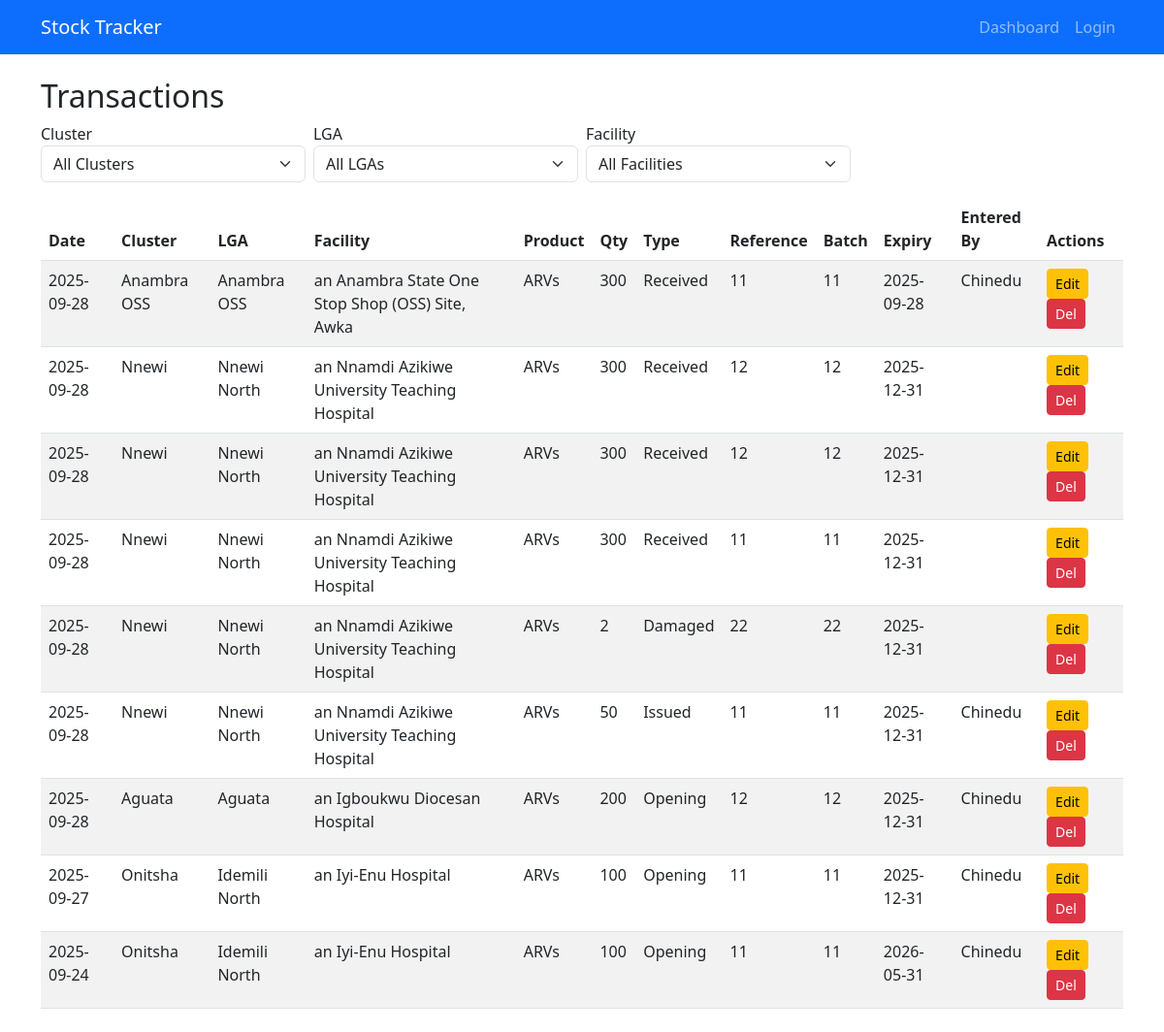
The app's page /transactions, older data.
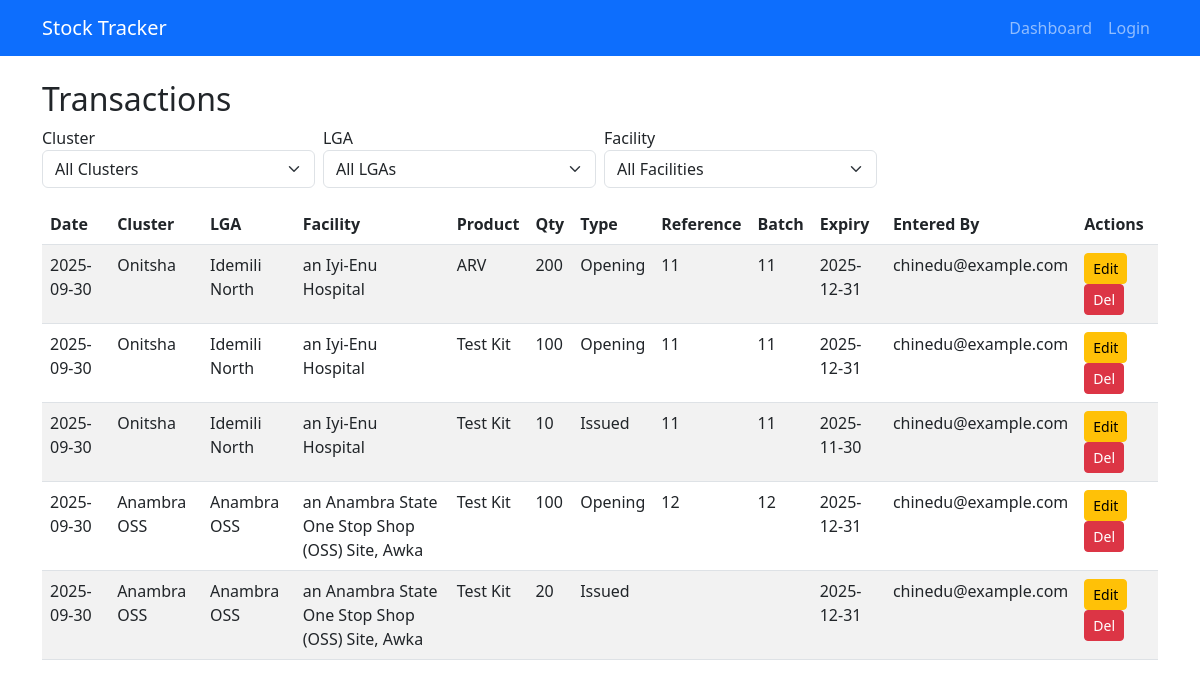
The same page, newer data.
### models.py (models this page shows, shortened)
class StockTransaction(db.Model):
    id = db.Column(db.Integer, primary_key=True)
    facility_id = db.Column(db.Integer, db.ForeignKey('facility.id'), nullable=False)
    product_id = db.Column(db.Integer, db.ForeignKey('product.id'), nullable=False)
    date = db.Column(db.Date, nullable=False, default=datetime.utcnow)
    quantity = db.Column(db.Integer, nullable=False)
    transaction_type = db.Column(db.String(20), nullable=False)
    reference_number = db.Column(db.String(50))
    batch_number = db.Column(db.String(50), nullable=True)
    expiry_date = db.Column(db.Date, nullable=True)
    entered_by = db.Column(db.String(120), nullable=True)  # audit field
    created_at = db.Column(db.DateTime, default=datetime.utcnow)

class Cluster(db.Model):
    id = db.Column(db.Integer, primary_key=True)
    name = db.Column(db.String(100), unique=True, nullable=False)
    lgas = db.relationship('LGA', backref='cluster', lazy=True)

class LGA(db.Model):
    id = db.Column(db.Integer, primary_key=True)
    name = db.Column(db.String(100), nullable=False)
    cluster_id = db.Column(db.Integer, db.ForeignKey('cluster.id'), nullable=False)
    facilities = db.relationship('Facility', backref='lga', lazy=True)

class Facility(db.Model):
    id = db.Column(db.Integer, primary_key=True)
    name = db.Column(db.String(150), nullable=False)
    lga_id = db.Column(db.Integer, db.ForeignKey('lga.id'), nullable=False)
    facility_products = db.relationship('FacilityProduct', backref='facility', lazy=True)
    transactions = db.relationship('StockTransaction', backref='facility', lazy=True)

class Product(db.Model):
    id = db.Column(db.Integer, primary_key=True)
    name = db.Column(db.String(120), nullable=False)
    unit = db.Column(db.String(30))
    facility_products = db.relationship('FacilityProduct', backref='product', lazy=True)
    transactions = db.relationship('StockTransaction', backref='product', lazy=True)

### app.py (the view)
@app.route('/transactions')
def transactions():
    cluster_id = request.args.get('cluster')
    lga_id = request.args.get('lga')
    facility_id = request.args.get('facility')
    query = db.session.query(
        StockTransaction.id,
        StockTransaction.date,
        StockTransaction.quantity,
        StockTransaction.transaction_type,
        StockTransaction.reference_number,
        StockTransaction.batch_number,
        StockTransaction.expiry_date,
        StockTransaction.entered_by,
        Facility.id.label('facility_id'),
        Facility.name.label('facility'),
        LGA.id.label('lga_id'),
        LGA.name.label('lga'),
        Cluster.id.label('cluster_id'),
        Cluster.name.label('cluster'),
        Product.name.label('product')
    ).join(Facility, StockTransaction.facility_id == Facility.id) \
     .join(LGA, Facility.lga_id == LGA.id) \
     .join(Cluster, LGA.cluster_id == Cluster.id) \
     .join(Product, StockTransaction.product_id == Product.id)
    if cluster_id:
        query = query.filter(LGA.cluster_id == cluster_id)
    if lga_id:
        query = query.filter(Facility.lga_id == lga_id)
    if facility_id:
        query = query.filter(StockTransaction.facility_id == facility_id)
    transactions = query.order_by(StockTransaction.date.desc()).all()
    clusters = Cluster.query.order_by(Cluster.name).all()
    lgas = LGA.query.filter_by(cluster_id=cluster_id).order_by(LGA.name).all() if cluster_id else []
    facilities = Facility.query.filter_by(lga_id=lga_id).order_by(Facility.name).all() if lga_id else []
    return render_template(
        'transactions.html',
        transactions=transactions,
        clusters=clusters,
        lgas=lgas,
        facilities=facilities,
        selected_cluster=cluster_id,
        selected_lga=lga_id,
        selected_facility=facility_id
    )

### templates/transactions.html (shortened to what this page needs)
{% extends "base.html" %}
{% block content %}
<h2>Transactions</h2>
<form method="get" class="row g-2 mb-3">
  <div class="col-md-3">
    <label>Cluster</label>
    <select name="cluster" class="form-select" onchange="this.form.submit()">
      <option value="">All Clusters</option>
    </select>
  </div>
  <div class="col-md-3">
    <label>LGA</label>
    <select name="lga" class="form-select" onchange="this.form.submit()">
      <option value="">All LGAs</option>
    </select>
  </div>
  <div class="col-md-3">
    <label>Facility</label>
    <select name="facility" class="form-select" onchange="this.form.submit()">
      <option value="">All Facilities</option>
    </select>
  </div>
</form>
<table class="table table-striped">
  <thead>
    <tr>
      <th>Date</th>
      <th>Cluster</th>
      <th>LGA</th>
      <th>Facility</th>
      <th>Product</th>
      <th>Qty</th>
      <th>Type</th>
      <th>Reference</th>
      <th>Batch</th>
      <th>Expiry</th>
      <th>Entered By</th>
      <th>Actions</th>
    </tr>
  </thead>
  <tbody>
    {% for tx in transactions %}
    <tr>
      <td>{{ tx.date }}</td>
      <td>{{ tx.cluster }}</td>
      <td>{{ tx.lga }}</td>
      <td>{{ tx.facility }}</td>
      <td>{{ tx.product }}</td>
      <td>{{ tx.quantity }}</td>
      <td>{{ tx.transaction_type }}</td>
      <td>{{ tx.reference_number }}</td>
      <td>{{ tx.batch_number }}</td>
      <td>{{ tx.expiry_date }}</td>
      <td>{{ tx.entered_by }}</td>
      <td>
        <a href="{{ url_for('edit_transaction', id=tx.id) }}" class="btn btn-sm btn-warning">Edit</a>
        <form action="{{ url_for('delete_transaction', id=tx.id) }}" method="post" style="display:inline;"
              onsubmit="return confirm('Are you sure?');">
          <button type="submit" class="btn btn-sm btn-danger">Del</button>
        </form>
      </td>
    </tr>
    {% endfor %}
  </tbody>
</table>
{% endblock %}

### templates/base.html (shortened to what this page needs)
<!doctype html>
<html lang="en">
<head>
    <link rel="stylesheet" href="https://cdn.jsdelivr.net/npm/bootstrap@5.3.0/dist/css/bootstrap.min.css">
    <link rel="stylesheet" href="https://cdn.datatables.net/1.13.6/css/jquery.dataTables.min.css">
    <link rel="stylesheet" href="https://cdn.datatables.net/responsive/2.5.0/css/responsive.dataTables.min.css">
    <link rel="stylesheet" href="https://cdn.jsdelivr.net/npm/bootstrap-icons@1.10.5/font/bootstrap-icons.css">
</head>
<body>
  <nav class="navbar navbar-expand-lg navbar-dark bg-primary">
    <div class="container">
      <a class="navbar-brand" href="{{ url_for('index') }}">Stock Tracker</a>
      <div class="collapse navbar-collapse" id="navbarNav">
        <ul class="navbar-nav ms-auto">
          <li class="nav-item">
            <a class="nav-link {% if request.endpoint == 'dashboard.dashboard_home' %}active{% endif %}"
              href="{{ url_for('dashboard.dashboard_home') }}">Dashboard</a>
          </li>
          {% if current_user.is_authenticated %}
            <li class="nav-item">
              <a class="nav-link {% if request.endpoint == 'add_transaction' %}active{% endif %}"
                href="{{ url_for('add_transaction') }}">Make Update</a>
            </li>
            <li class="nav-item">
              <a class="nav-link {% if request.endpoint == 'transactions' %}active{% endif %}"
                href="{{ url_for('transactions') }}">Manage Updates</a>
            </li>
            <li class="nav-item">
              <a class="nav-link {% if request.endpoint == 'facility_soh' %}active{% endif %}"
                href="{{ url_for('facility_soh') }}">Facility SOH</a>
            </li>
            <li class="nav-item">
              <a class="nav-link {% if request.endpoint == 'report' %}active{% endif %}"
                href="{{ url_for('report') }}">Reports</a>
            </li>
            <li class="nav-item">
              <a class="nav-link {% if request.endpoint == 'admin.manage_data' %}active{% endif %}"
                href="{{ url_for('admin.manage_data') }}">Manage Data</a>
            </li>
            {% if current_user.role == 'super' %}
              <li class="nav-item dropdown">
                <a class="nav-link dropdown-toggle {% if 'auth' in request.endpoint %}active{% endif %}" href="#" role="button" data-bs-toggle="dropdown" aria-expanded="false">
                  Users
                </a>
                <ul class="dropdown-menu dropdown-menu-end">
                  <li><a class="dropdown-item" href="{{ url_for('auth.list_users') }}">Manage Users</a></li>
                  <li><a class="dropdown-item" href="{{ url_for('auth.add_user') }}">Add User</a></li>
                </ul>
              </li>
            {% endif %}
            <li class="nav-item">
              <a class="nav-link" href="{{ url_for('auth.logout') }}">Logout</a>
            </li>
          {% else %}
            <li class="nav-item">
              <a class="nav-link {% if request.endpoint == 'auth.login' %}active{% endif %}" href="{{ url_for('auth.login') }}">Login</a>
            </li>
          {% endif %}
        </ul>
      </div>
    </div>
  </nav>
  <main class="container my-4">
    {% block content %}{% endblock %}
  </main>
</body>
</html>

Row changes from the older to the newer data that the page shows:
removed StockTransaction: date "2025-09-28", cluster "Anambra OSS", lga "Anambra OSS", facility "an Anambra State One Stop Shop (OSS) Site, Awka", product "ARVs", quantity "300", transaction_type "Received", reference_number "11", batch_number "11", expiry_date "2025-09-28", entered_by "Chinedu"
removed StockTransaction: date "2025-09-28", cluster "Nnewi", lga "Nnewi North", facility "an Nnamdi Azikiwe University Teaching Hospital", product "ARVs", quantity "300", transaction_type "Received", reference_number "12", batch_number "12", expiry_date "2025-12-31"
removed StockTransaction: date "2025-09-28", cluster "Nnewi", lga "Nnewi North", facility "an Nnamdi Azikiwe University Teaching Hospital", product "ARVs", quantity "300", transaction_type "Received", reference_number "12", batch_number "12", expiry_date "2025-12-31"
removed StockTransaction: date "2025-09-28", cluster "Nnewi", lga "Nnewi North", facility "an Nnamdi Azikiwe University Teaching Hospital", product "ARVs", quantity "300", transaction_type "Received", reference_number "11", batch_number "11", expiry_date "2025-12-31"
removed StockTransaction: date "2025-09-28", cluster "Nnewi", lga "Nnewi North", facility "an Nnamdi Azikiwe University Teaching Hospital", product "ARVs", quantity "2", transaction_type "Damaged", reference_number "22", batch_number "22", expiry_date "2025-12-31"
removed StockTransaction: date "2025-09-28", cluster "Nnewi", lga "Nnewi North", facility "an Nnamdi Azikiwe University Teaching Hospital", product "ARVs", quantity "50", transaction_type "Issued", reference_number "11", batch_number "11", expiry_date "2025-12-31", entered_by "Chinedu"
removed StockTransaction: date "2025-09-28", cluster "Aguata", lga "Aguata", facility "an Igboukwu Diocesan Hospital", product "ARVs", quantity "200", transaction_type "Opening", reference_number "12", batch_number "12", expiry_date "2025-12-31", entered_by "Chinedu"
removed StockTransaction: date "2025-09-24", cluster "Onitsha", lga "Idemili North", facility "an Iyi-Enu Hospital", product "ARVs", quantity "100", transaction_type "Opening", reference_number "11", batch_number "11", expiry_date "2026-05-31", entered_by "Chinedu"
added StockTransaction: date "2025-09-30", cluster "Onitsha", lga "Idemili North", facility "an Iyi-Enu Hospital", product "ARV", quantity "200", transaction_type "Opening", reference_number "11", batch_number "11", expiry_date "2025-12-31", entered_by "chinedu@example.com"
changed StockTransaction (number 2 of 5 on the later page): date "2025-09-27" → "2025-09-30"; product "ARVs" → "Test Kit"; entered_by "Chinedu" → "chinedu@example.com"
added StockTransaction: date "2025-09-30", cluster "Onitsha", lga "Idemili North", facility "an Iyi-Enu Hospital", product "Test Kit", quantity "10", transaction_type "Issued", reference_number "11", batch_number "11", expiry_date "2025-11-30", entered_by "chinedu@example.com"
added StockTransaction: date "2025-09-30", cluster "Anambra OSS", lga "Anambra OSS", facility "an Anambra State One Stop Shop (OSS) Site, Awka", product "Test Kit", quantity "100", transaction_type "Opening", reference_number "12", batch_number "12", expiry_date "2025-12-31", entered_by "chinedu@example.com"
added StockTransaction: date "2025-09-30", cluster "Anambra OSS", lga "Anambra OSS", facility "an Anambra State One Stop Shop (OSS) Site, Awka", product "Test Kit", quantity "20", transaction_type "Issued", expiry_date "2025-12-31", entered_by "chinedu@example.com"
